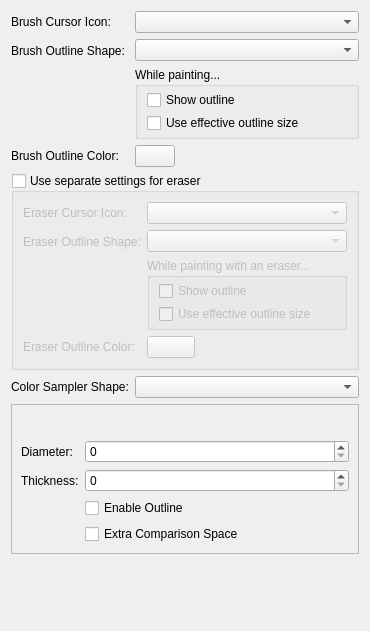
     <widget class="QWidget" name="Cursor">
      <attribute name="title">
       <string>Cursor</string>
      </attribute>
      <layout class="QFormLayout" name="formLayout_9">
       <item row="0" column="0">
        <widget class="QLabel" name="textLabel1">
         <property name="sizePolicy">
          <sizepolicy hsizetype="Preferred" vsizetype="Preferred">
           <horstretch>0</horstretch>
           <verstretch>0</verstretch>
          </sizepolicy>
         </property>
         <property name="text">
          <string>Brush Cursor Icon:</string>
         </property>
         <property name="buddy">
          <cstring>frame</cstring>
         </property>
        </widget>
       </item>
       <item row="0" column="1">
        <widget class="QComboBox" name="m_cmbCursorShape"/>
       </item>
       <item row="1" column="0">
        <widget class="QLabel" name="textLabel1_2">
         <property name="sizePolicy">
          <sizepolicy hsizetype="Preferred" vsizetype="Preferred">
           <horstretch>0</horstretch>
           <verstretch>0</verstretch>
          </sizepolicy>
         </property>
         <property name="text">
          <string>Brush Outline Shape:</string>
         </property>
        </widget>
       </item>
       <item row="1" column="1">
        <widget class="QWidget" name="widget_2" native="true">
         <layout class="QVBoxLayout" name="verticalLayout_8">
          <property name="leftMargin">
           <number>0</number>
          </property>
          <property name="topMargin">
           <number>0</number>
          </property>
          <property name="rightMargin">
           <number>0</number>
          </property>
          <property name="bottomMargin">
           <number>0</number>
          </property>
          <item>
           <widget class="QComboBox" name="m_cmbOutlineShape"/>
          </item>
          <item>
           <widget class="QGroupBox" name="groupBox">
            <property name="title">
             <string>While painting...</string>
            </property>
            <layout class="QVBoxLayout" name="verticalLayout_2">
             <property name="spacing">
              <number>3</number>
             </property>
             <property name="leftMargin">
              <number>9</number>
             </property>
             <property name="topMargin">
              <number>3</number>
             </property>
             <property name="bottomMargin">
              <number>3</number>
             </property>
             <item>
              <widget class="QCheckBox" name="m_showOutlinePainting">
               <property name="sizePolicy">
                <sizepolicy hsizetype="Minimum" vsizetype="Fixed">
                 <horstretch>0</horstretch>
                 <verstretch>0</verstretch>
                </sizepolicy>
               </property>
               <property name="minimumSize">
                <size>
                 <width>200</width>
                 <height>0</height>
                </size>
               </property>
               <property name="text">
                <string>Show outline</string>
               </property>
              </widget>
             </item>
             <item>
              <widget class="QCheckBox" name="m_changeBrushOutline">
               <property name="toolTip">
                <string>Dynamically adjust outline to match the effective size of the brush. (For example, as brush size changes due to pen pressure.)</string>
               </property>
               <property name="text">
                <string>Use effective outline size</string>
               </property>
              </widget>
             </item>
            </layout>
           </widget>
          </item>
         </layout>
        </widget>
       </item>
       <item row="2" column="0">
        <widget class="QLabel" name="label_11">
         <property name="text">
          <string>Brush Outline Color:</string>
         </property>
        </widget>
       </item>
       <item row="2" column="1">
        <widget class="KisColorButton" name="cursorColorButton">
         <property name="sizePolicy">
          <sizepolicy hsizetype="Fixed" vsizetype="Fixed">
           <horstretch>0</horstretch>
           <verstretch>0</verstretch>
          </sizepolicy>
         </property>
         <property name="text">
          <string/>
         </property>
        </widget>
       </item>
       <item row="3" column="0" colspan="2">
        <widget class="QGroupBox" name="m_chkSeparateEraserCursor">
         <property name="title">
          <string>Use separate settings for eraser</string>
         </property>
         <property name="checkable">
          <bool>true</bool>
         </property>
         <property name="checked">
          <bool>false</bool>
         </property>
         <layout class="QFormLayout" name="formLayout_14">
          <item row="0" column="1">
           <widget class="QComboBox" name="m_cmbEraserCursorShape"/>
          </item>
          <item row="0" column="0">
           <widget class="QLabel" name="label_19">
            <property name="sizePolicy">
             <sizepolicy hsizetype="Minimum" vsizetype="Preferred">
              <horstretch>0</horstretch>
              <verstretch>0</verstretch>
             </sizepolicy>
            </property>
            <property name="text">
             <string>Eraser Cursor Icon:</string>
            </property>
           </widget>
          </item>
          <item row="1" column="0">
           <widget class="QLabel" name="label_20">
            <property name="sizePolicy">
             <sizepolicy hsizetype="Minimum" vsizetype="Preferred">
              <horstretch>0</horstretch>
              <verstretch>0</verstretch>
             </sizepolicy>
            </property>
            <property name="text">
             <string>Eraser Outline Shape:</string>
            </property>
           </widget>
          </item>
          <item row="1" column="1">
           <widget class="QWidget" name="widget_7" native="true">
            <property name="sizePolicy">
             <sizepolicy hsizetype="Preferred" vsizetype="Preferred">
              <horstretch>0</horstretch>
              <verstretch>0</verstretch>
             </sizepolicy>
            </property>
            <layout class="QVBoxLayout" name="verticalLayout_10">
             <property name="leftMargin">
              <number>0</number>
             </property>
             <property name="topMargin">
              <number>0</number>
             </property>
             <property name="rightMargin">
              <number>0</number>
             </property>
             <property name="bottomMargin">
              <number>0</number>
             </property>
             <item>
              <widget class="QComboBox" name="m_cmbEraserOutlineShape"/>
             </item>
             <item>
              <widget class="QGroupBox" name="groupBox_6">
               <property name="sizePolicy">
                <sizepolicy hsizetype="Preferred" vsizetype="Preferred">
                 <horstretch>0</horstretch>
                 <verstretch>0</verstretch>
                </sizepolicy>
               </property>
               <property name="title">
                <string>While painting with an eraser...</string>
               </property>
               <layout class="QVBoxLayout" name="verticalLayout_5">
                <property name="spacing">
                 <number>3</number>
                </property>
                <property name="topMargin">
                 <number>3</number>
                </property>
                <property name="bottomMargin">
                 <number>3</number>
                </property>
                <item>
                 <widget class="QCheckBox" name="m_showEraserOutlinePainting">
                  <property name="text">
                   <string>Show outline</string>
                  </property>
                 </widget>
                </item>
                <item>
                 <widget class="QCheckBox" name="m_changeEraserBrushOutline">
                  <property name="toolTip">
                   <string>Dynamically adjust outline to match the effective size of the brush. (For example, as brush size changes due to pen pressure.)</string>
                  </property>
                  <property name="text">
                   <string>Use effective outline size</string>
                  </property>
                 </widget>
                </item>
               </layout>
              </widget>
             </item>
            </layout>
           </widget>
          </item>
          <item row="2" column="0">
           <widget class="QLabel" name="label_21">
            <property name="text">
             <string>Eraser Outline Color:</string>
            </property>
           </widget>
          </item>
          <item row="2" column="1">
           <widget class="KisColorButton" name="eraserCursorColorButton">
            <property name="maximumSize">
             <size>
              <width>48</width>
              <height>25</height>
             </size>
            </property>
            <property name="text">
             <string/>
            </property>
           </widget>
          </item>
         </layout>
        </widget>
       </item>
       <item row="4" column="0">
        <widget class="QLabel" name="m_lblColorSamplerPreviewStyle">
         <property name="text">
          <string>Color Sampler Shape:</string>
         </property>
        </widget>
       </item>
       <item row="4" column="1">
        <widget class="QComboBox" name="m_cmbColorSamplerPreviewStyle"/>
       </item>
       <item row="6" column="0">
        <widget class="QLabel" name="m_lblColorSamplerPreviewSizePreviewEmpty">
         <property name="text">
          <string/>
         </property>
        </widget>
       </item>
       <item row="11" column="0" colspan="2">
        <spacer name="verticalSpacer_3">
         <property name="orientation">
          <enum>Qt::Orientation::Vertical</enum>
         </property>
         <property name="sizeHint" stdset="0">
          <size>
           <width>20</width>
           <height>40</height>
          </size>
         </property>
        </spacer>
       </item>
       <item row="5" column="0" colspan="2">
        <widget class="QFrame" name="m_frmColorSamplerCircleSettings">
         <property name="frameShape">
          <enum>QFrame::Shape::StyledPanel</enum>
         </property>
         <property name="frameShadow">
          <enum>QFrame::Shadow::Raised</enum>
         </property>
         <layout class="QFormLayout" name="m_frmColorSamplerCircleSettingsLayout">
          <item row="1" column="0">
           <widget class="QLabel" name="m_lblColorSamplerPreviewSize">
            <property name="text">
             <string>Diameter:</string>
            </property>
           </widget>
          </item>
          <item row="1" column="1">
           <widget class="KisSliderSpinBox" name="m_nmbColorSamplerPreviewSize"/>
          </item>
          <item row="0" column="0" colspan="2">
           <widget class="KisColorSamplerPreviewPreview" name="m_lblColorSamplerPreviewSizePreview">
            <property name="sizePolicy">
             <sizepolicy hsizetype="Preferred" vsizetype="Fixed">
              <horstretch>0</horstretch>
              <verstretch>0</verstretch>
             </sizepolicy>
            </property>
            <property name="minimumSize">
             <size>
              <width>0</width>
              <height>20</height>
             </size>
            </property>
           </widget>
          </item>
          <item row="2" column="0">
           <widget class="QLabel" name="m_lblColorSamplerPreviewThickness">
            <property name="text">
             <string>Thickness:</string>
            </property>
           </widget>
          </item>
          <item row="2" column="1">
           <widget class="KisDoubleSliderSpinBox" name="m_ssbColorSamplerPreviewThickness"/>
          </item>
          <item row="3" column="1">
           <widget class="QCheckBox" name="m_chkColorSamplerPreviewOutlineEnabled">
            <property name="text">
             <string>Enable Outline</string>
            </property>
           </widget>
          </item>
          <item row="4" column="1">
           <widget class="QCheckBox" name="m_chkColorSamplerPreviewExtraCircles">
            <property name="text">
             <string>Extra Comparison Space</string>
            </property>
           </widget>
          </item>
         </layout>
        </widget>
       </item>
      </layout>
     </widget>
